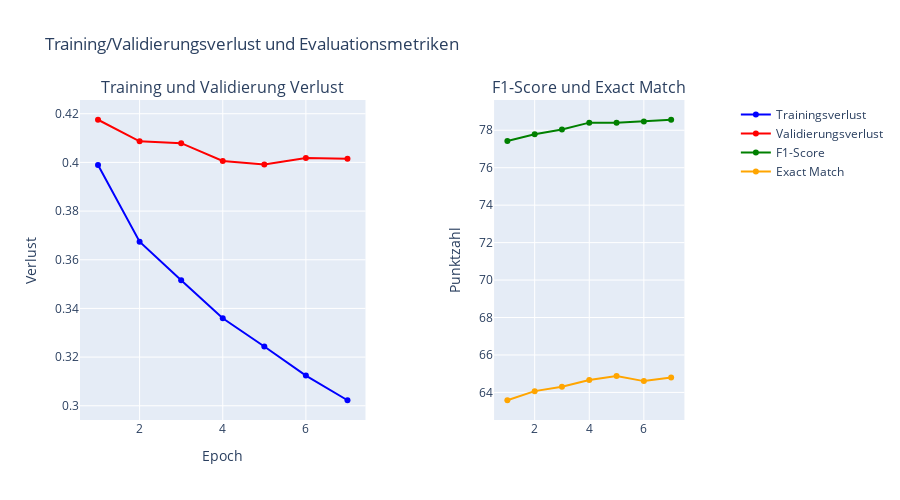

Source (notebook cell):
### Code cell
import plotly.graph_objects as go
from plotly.subplots import make_subplots

# Daten aus deiner Tabelle
epochs = [1, 2, 3, 4, 5, 6, 7, 8, 9, 10]
train_loss = t5_trainer.get_loss_table()['Training Loss']
val_loss = t5_trainer.get_loss_table()['Validation Loss']
f1_score = t5_trainer.get_loss_table()['f1_score']
exact_match = t5_trainer.get_loss_table()['exact_match']

# Erstelle Subplots: 1 Reihe, 2 Spalten
fig = make_subplots(
    rows=1, cols=2,
    column_widths=[0.6, 0.4],
    subplot_titles=('Training und Validierung Verlust', 'F1-Score und Exact Match'),
    shared_xaxes=True,
    vertical_spacing=0.1,
    specs=[[{"secondary_y": True}, {"secondary_y": True}]] 
)

# Füge den Trainingsverlust hinzu
fig.add_trace(
    go.Scatter(x=epochs, y=train_loss, mode='lines+markers', name='Trainingsverlust', line=dict(color='blue')),
    row=1, col=1
)

# Füge den Validierungsverlust hinzu
fig.add_trace(
    go.Scatter(x=epochs, y=val_loss, mode='lines+markers', name='Validierungsverlust', line=dict(color='red')),
    row=1, col=1
)

# Füge den F1-Score hinzu
fig.add_trace(
    go.Scatter(x=epochs, y=f1_score, mode='lines+markers', name='F1-Score', line=dict(color='green')),
    row=1, col=2
)

# Füge den Exact Match (exakte Übereinstimmung) hinzu
fig.add_trace(
    go.Scatter(x=epochs, y=exact_match, mode='lines+markers', name='Exact Match', line=dict(color='orange')),
    row=1, col=2
)

# Layout anpassen mit Titeln und Achsenbezeichnern
fig.update_layout(
    title_text='Training/Validierungsverlust und Evaluationsmetriken',
    xaxis_title='Epoch',
    showlegend=True,
    height=500
)

# Y-Achse für den ersten Subplot (Verlust) anpassen
fig.update_yaxes(title_text='Verlust', row=1, col=1)

# Y-Achse für den zweiten Subplot (F1-Score und Exact Match) anpassen
fig.update_yaxes(title_text='Punktzahl', row=1, col=2)

# Das Diagramm anzeigen
fig.show()

### Figure 1 — Plotly figure (JSON) as saved in the notebook; plotly's stock layout.template omitted (floating-point values rounded to 4 significant figures)
{"data": [{"line": {"color": "blue"}, "mode": "lines+markers", "name": "Trainingsverlust", "type": "scatter", "x": [1, 2, 3, 4, 5, 6, 7, 8, 9, 10], "xaxis": "x", "y": [0.3989, 0.3674, 0.3516, 0.3359, 0.3244, 0.3124, 0.3023], "yaxis": "y"}, {"line": {"color": "red"}, "mode": "lines+markers", "name": "Validierungsverlust", "type": "scatter", "x": [1, 2, 3, 4, 5, 6, 7, 8, 9, 10], "xaxis": "x", "y": [0.4175, 0.4087, 0.4079, 0.4006, 0.3992, 0.4018, 0.4015], "yaxis": "y"}, {"line": {"color": "green"}, "mode": "lines+markers", "name": "F1-Score", "type": "scatter", "x": [1, 2, 3, 4, 5, 6, 7, 8, 9, 10], "xaxis": "x2", "y": [77.43, 77.79, 78.04, 78.41, 78.4, 78.47, 78.56], "yaxis": "y3"}, {"line": {"color": "orange"}, "mode": "lines+markers", "name": "Exact Match", "type": "scatter", "x": [1, 2, 3, 4, 5, 6, 7, 8, 9, 10], "xaxis": "x2", "y": [63.58, 64.07, 64.3, 64.66, 64.87, 64.6, 64.79], "yaxis": "y3"}], "layout": {"annotations": [{"font": {"size": 16}, "showarrow": false, "text": "Training und Validierung Verlust", "x": 0.222, "xanchor": "center", "xref": "paper", "y": 1, "yanchor": "bottom", "yref": "paper"}, {"font": {"size": 16}, "showarrow": false, "text": "F1-Score und Exact Match", "x": 0.792, "xanchor": "center", "xref": "paper", "y": 1, "yanchor": "bottom", "yref": "paper"}], "height": 500, "showlegend": true, "title": {"text": "Training/Validierungsverlust und Evaluationsmetriken"}, "xaxis": {"anchor": "y", "domain": [0, 0.444], "title": {"text": "Epoch"}}, "xaxis2": {"anchor": "y3", "domain": [0.644, 0.94]}, "yaxis": {"anchor": "x", "domain": [0, 1], "title": {"text": "Verlust"}}, "yaxis2": {"anchor": "x", "overlaying": "y", "side": "right", "title": {"text": "Verlust"}}, "yaxis3": {"anchor": "x2", "domain": [0, 1], "title": {"text": "Punktzahl"}}, "yaxis4": {"anchor": "x2", "overlaying": "y3", "side": "right", "title": {"text": "Punktzahl"}}}}
